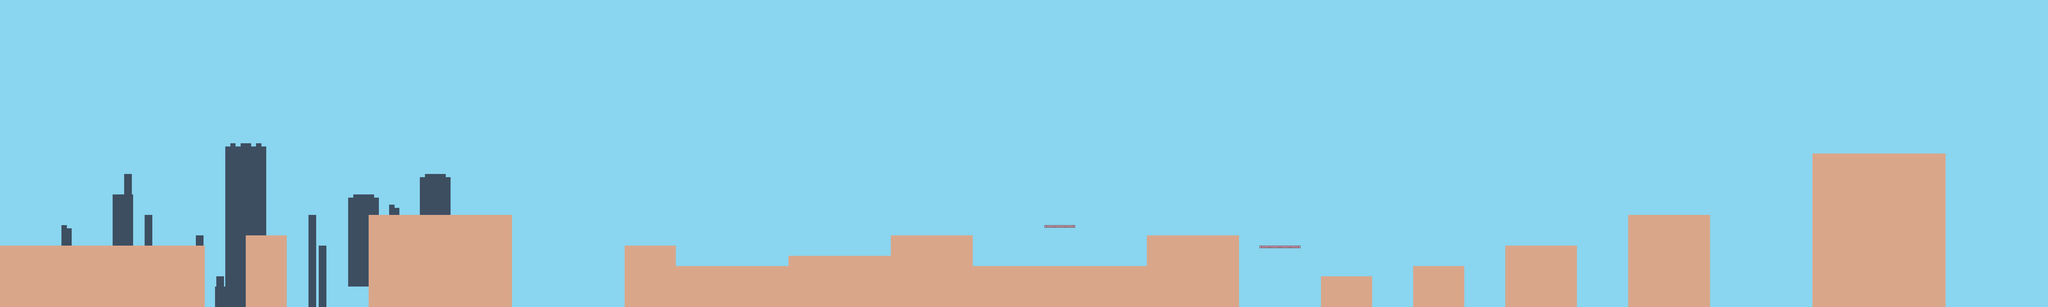

Rendered tile map (Tiled .tmx) drawn with the repository's tilesets; below, a short description and the map source with its tile grids summarised:
An orthogonal 200x30 tile map with 32x32 px tiles, 4 tile layers (SKY, BACK, MIDDLE, FRONT), 2 tilesets and 19 objects (2x combatstarter, endcombatstarter).

<map version="1.0" orientation="orthogonal" renderorder="right-down" width="200" height="30" tilewidth="32" tileheight="32" nextobjectid="62">
 <tileset firstgid="1" name="town" tilewidth="32" tileheight="32" spacing="1" tilecount="32" columns="8">
  <image source="../sprites/tilesets/town.PNG" width="276" height="149" />
 </tileset>
 <tileset firstgid="33" name="background" tilewidth="32" tileheight="32" spacing="1" tilecount="4" columns="2">
  <image source="../sprites/tilesets/background.png" width="65" height="65" />
 </tileset>
 <layer name="SKY" width="200" height="30">
  <data>[6000 cells, 6000 non-empty, 1 distinct tile ids]</data>
 </layer>
 <layer name="BACK" width="200" height="30">
  <data>[6000 cells, 199 non-empty, 4 distinct tile ids]</data>
 </layer>
 <layer name="MIDDLE" width="200" height="30">
  <data>[6000 cells, 936 non-empty, 4 distinct tile ids]</data>
 </layer>
 <layer name="FRONT" width="200" height="30">
  <data>[6000 cells, 0 non-empty, 0 distinct tile ids]</data>
 </layer>
 <objectgroup name="COLLISION">
  <object id="26" x="0" y="768" width="640" height="352" />
  <object id="34" x="768" y="736" width="128" height="384" />
  <object id="36" x="1152" y="672" width="448" height="448" />
  <object id="39" x="1952" y="768" width="160" height="352" />
  <object id="41" x="2112" y="832" width="352" height="288" />
  <object id="42" x="2464" y="800" width="320" height="320" />
  <object id="43" x="2784" y="736" width="256" height="384" />
  <object id="44" x="3040" y="832" width="544" height="288" />
  <object id="47" x="3584" y="736" width="288" height="384" />
  <object id="48" x="4128" y="864" width="160" height="256" />
  <object id="49" x="4416" y="832" width="160" height="288" />
  <object id="50" x="4704" y="768" width="224" height="352" />
  <object id="51" x="5088" y="672" width="256" height="448" />
  <object id="54" x="5664" y="480" width="416" height="640" />
  <object id="59" x="3936" y="768" width="128" />
  <object id="61" x="3264" y="704" width="96" />
 </objectgroup>
 <objectgroup name="ENTITIES">
  <object id="31" name="combatstarter" gid="10" x="1408" y="672" width="32" height="32" />
  <object id="45" name="combatstarter" gid="10" x="3296" y="832" width="32" height="32" />
  <object id="55" name="endcombatstarter" gid="10" x="5856" y="480" width="32" height="32" />
 </objectgroup>
</map>
